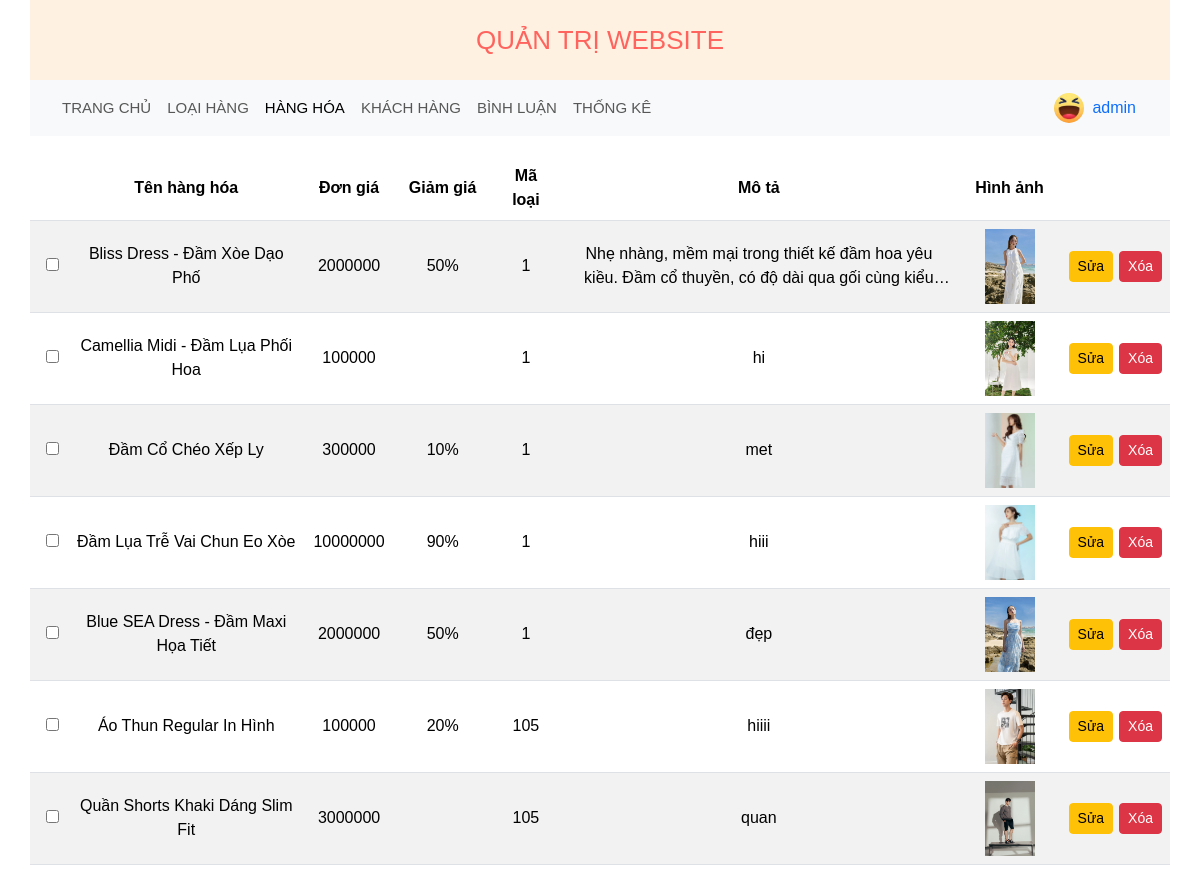
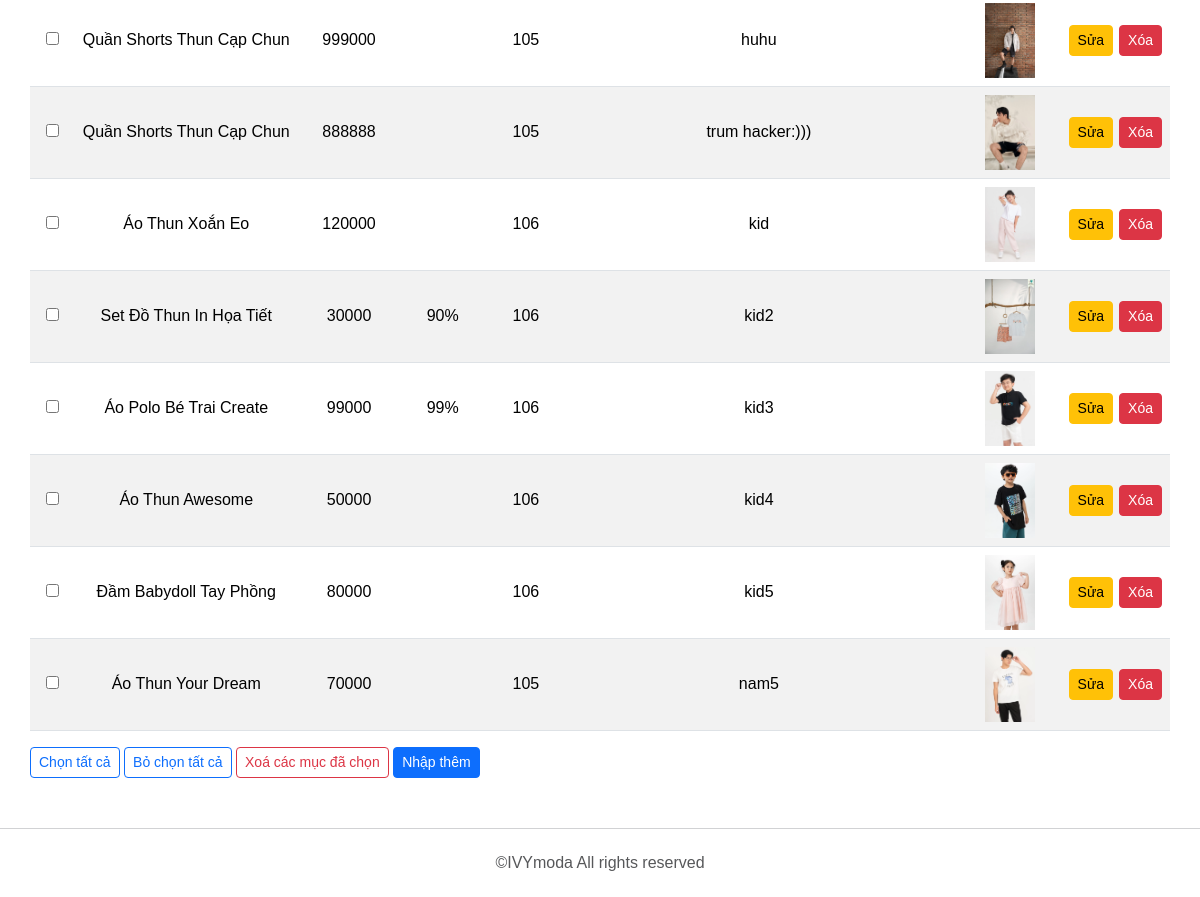
The page /admin/hang-hoa/index.php?btn_list (signed in) on the database its author committed (2 pictures, top to bottom).
### tables this page shows
CREATE TABLE `khach_hang` (
  `ma_khach_hang` int(10) NOT NULL,
  `email` varchar(50) NOT NULL,
  `so_dien_thoai` varchar(15) NOT NULL,
  `mat_khau` varchar(50) NOT NULL,
  `ho_ten` varchar(256) NOT NULL,
  `hinh_anh` varchar(255) DEFAULT NULL,
  `kich_hoat` bit(1) NOT NULL DEFAULT b'1',
  `vai_tro` bit(1) DEFAULT b'0'
);

CREATE TABLE `hang_hoa` (
  `ma_hang_hoa` int(10) NOT NULL,
  `ten_hang_hoa` varchar(256) NOT NULL,
  `hinh_anh` varchar(256) NOT NULL,
  `hinh_anh_nen` varchar(256) NOT NULL,
  `hinh_anh_1` varchar(256) NOT NULL,
  `hinh_anh_2` varchar(256) NOT NULL,
  `don_gia` float NOT NULL,
  `muc_giam_gia` int(5) DEFAULT NULL,
  `ma_loai_hang` int(11) DEFAULT NULL,
  `mo_ta_hang_hoa` text NOT NULL,
  `so_luot_xem` int(10) NOT NULL DEFAULT '0'
);

### admin/hang-hoa/index.php (called while the page is built, shortened)
<?php
require "../../dao/pdo.php";
require "../../dao/hang_hoa.php";
$active = 'hang_hoa';
require "../layout.php";

### dao/pdo.php (called while the page is built, shortened)
<?php
function pdo_get_connection()
{
    $servername = "localhost";
    $username = "root";
    $password = "tacong09032005";
    $dbname = "duanmau";
    try {
        $conn = new PDO("mysql:host=$servername;dbname=$dbname; charset=utf8", $username, $password);
        $conn->setAttribute(PDO::ATTR_ERRMODE, PDO::ERRMODE_EXCEPTION);
        return $conn;
    } catch (PDOException $e) {
        echo "Connection failed: " . $e->getMessage();
    }
}
function pdo_query($sql)
{
    $sql_args = array_slice(func_get_args(), 1);
    try {
        $conn = pdo_get_connection();
        $stmt = $conn->prepare($sql);
        $stmt->execute($sql_args);
        $rows = $stmt->fetchAll();
        return $rows;
    } catch (PDOException $e) {
        throw $e;
    } finally {
        unset($conn);
    }
}
function pdo_query_one($sql)
{
    $sql_args = array_slice(func_get_args(), 1);
    try {
        $conn = pdo_get_connection();
        $stmt = $conn->prepare($sql);
        $stmt->execute($sql_args);
        $row = $stmt->fetch(PDO::FETCH_ASSOC);
        return $row;
    } catch (PDOException $e) {
        throw $e;
    } finally {
        unset($conn);
    }
}

### dao/khach_hang.php (called while the page is built, shortened)
<?php
function user_selectById($id)
{
    $sql = "SELECT * FROM khach_hang WHERE ma_khach_hang = $id";
    return pdo_query_one($sql);
}

### dao/hang_hoa.php (called while the page is built, shortened)
<?php
function hang_selectAll()
{
    $sql = "SELECT * FROM hang_hoa";
    return pdo_query($sql);
}

### admin/hang-hoa/list.php (the view, shortened to what this page needs)
<table class="table table-striped">
    <thead>
        <tr>
            <th scope="col"></th>
            <th scope="col">Tên hàng hóa</th>
            <th scope="col">Đơn giá</th>
            <th scope="col">Giảm giá</th>
            <th scope="col">Mã loại</th>
            <th scope="col">Mô tả</th>
            <th scope="col">Hình ảnh</th>
            <th scope="col"></th>
        </tr>
    </thead>
    <tbody>
        <?php
        require_once '../../dao/pdo.php';
        require_once '../../dao/hang_hoa.php';
        $list = hang_selectAll();
        if (empty($list)) { ?>
            <tr>
                <td colspan="6">Hiện chưa có bản ghi nào</td>
            </tr>
            <?php  } else {
            foreach ($list as $item) { ?>
                <tr>
                    <td><input style="cursor: pointer; margin-left: 8px" type="checkbox" name="" id="" class="checkbox" value="<?php echo $item['ma_hang_hoa'] ?>"></td>
                    <td style="max-width: 263px;">
                        <p style=" word-wrap: break-word; overflow-wrap: break-word; overflow: hidden; -webkit-line-clamp: 2; -webkit-box-orient: vertical; display: -webkit-box; margin-bottom: 0"><?php echo $item['ten_hang_hoa'] ?></p>
                    </td>
                    <td><?php echo $item['don_gia'] ?></td>
                    <td style="width: 100px;"><?php if (isset($item['muc_giam_gia'])) {
                                                    echo $item['muc_giam_gia'] . '%';
                                                } ?></td>
                    <td><?php echo $item['ma_loai_hang'] ?></td>
                    <td style="max-width: 450px;">
                        <p style="word-wrap: break-word; overflow-wrap: break-word; overflow: hidden; -webkit-line-clamp: 2; -webkit-box-orient: vertical; display: -webkit-box; margin-bottom: 0"> <?php echo $item['mo_ta_hang_hoa'] ?></p>
                    </td>
                    <td><img style="margin: 0 18px;" width="50" src="<?php echo $item['hinh_anh'] ?>" alt=""></td>
                    <td>
                        <div style="display: flex; gap: 6px">
                            <button class="btn btn-warning btn-sm"><a style="color: #000" href="?edit&id=<?php echo $item['ma_hang_hoa'] ?>">Sửa</a></button>
                            <button class="btn btn-danger btn-sm"><a style="color: #fff" href="?delete&id=<?php echo $item['ma_hang_hoa'] ?>">Xóa</a></button>
                        </div>
                    </td>
                </tr>
        <?php    }
        }
        ?>
    </tbody>
</table>
<button id="btn-select" class="btn btn-outline-primary btn-sm">Chọn tất cả</button>
<button id="btn-unselect" class="btn btn-outline-primary btn-sm">Bỏ chọn tất cả</button>
<button id="deleteBtn" class="btn btn-outline-danger btn-sm">Xoá các mục đã chọn</button>
<a href="./" class="btn btn-primary btn-sm">Nhập thêm</a>

### admin/layout.php (shortened to what this page needs)
<!DOCTYPE html>
<html lang="en">
<head>
    <link href="https://cdn.jsdelivr.net/npm/bootstrap@5.3.3/dist/css/bootstrap.min.css" rel="stylesheet">
    <link rel="stylesheet" href="../../content/css/style.css" />
</head>
<body style="min-height: 100vh; display: flex; flex-direction:column;">
    <?php
    if (isset($_SESSION['user-id'])) { ?>
        <header id="header" style="position: unset;">
            <div class="container" style="background-color: rgba(255, 228, 196, 0.5);  justify-content: flex-end;">
                <div class="logo">
                    <p style="padding: 24px; text-align: center; font-size: 26px; font-weight: 500;
                color: #ff000096; margin: 0;">QUẢN TRỊ WEBSITE</p>
                </div>
            </div>
        </header>
        <main id="main" style="padding-top: 0; border: none;">
            <section class="container" style="padding: 0;">
                <nav class="navbar navbar-expand-lg bg-body-tertiary" style="padding: 8px 12px;">
                    <div class="container-fluid">
                        <div class="collapse navbar-collapse" id="navbarNavDropdown">
                            <ul class="navbar-nav" style="font-size: 15px">
                                <li class="nav-item">
                                    <a class="nav-link" aria-current="page" href="../">TRANG CHỦ</a>
                                </li>
                                <li class="nav-item">
                                    <a class="nav-link  <?php if ($active == 'loai_hang') {
                                                            echo 'active';
                                                        } ?>" href="../loai-hang">LOẠI HÀNG</a>
                                </li>
                                <li class="nav-item">
                                    <a class="nav-link <?php if ($active == 'hang_hoa') {
                                                            echo 'active';
                                                        } ?>" href="../hang-hoa">HÀNG HÓA</a>
                                </li>
                                <li class="nav-item">
                                    <a class="nav-link <?php if ($active == 'khach_hang') {
                                                            echo 'active';
                                                        } ?>" href="../khach-hang">KHÁCH HÀNG</a>
                                </li>
                                <li class="nav-item">
                                    <a class="nav-link <?php if ($active == 'binh_luan') {
                                                            echo 'active';
                                                        } ?>" href="../binh-luan">BÌNH LUẬN</a>
                                </li>
                                <li class="nav-item">
                                    <a class="nav-link <?php if ($active == 'thong_ke') {
                                                            echo 'active';
                                                        } ?>" href="../thong-ke">THỐNG KÊ</a>
                                </li>
                            </ul>
                        </div>
                        <div class="right-header">
                            <div class="header-action" style="display: flex; align-items: center; gap: 8px;">
                                <?php
                                require_once "../../dao/pdo.php";
                                require_once "../../dao/khach_hang.php";
                                $id = $_SESSION['user-id'];
                                $user = user_selectById($id);
                                ?>
                                <img src="<?php echo $user['hinh_anh'] ?>" alt="" style="width: 30px; height: 30px; border-radius: 50%;">
                                <a href="#" style="margin-right: 10px;">
                                    <?php echo $user['ho_ten']; ?>
                                </a>
                            </div>
                        </div>
                    </div>
                </nav>
            </section>
        </main>
        <main id="main" style="padding-top: 20px; border: none; padding-bottom: 50px">
            <section class="container" style="padding: 0;">
                <?php include $VIEW_NAME; ?>
            </section>
        </main>
        <footer id="footer" style="border-top: 1px solid #d1d2d4; margin-top: auto;">
            <div class="copy-right">©IVYmoda All rights reserved</div>
        </footer>
    <?php    } else { ?>
        <h1>Cần có quyền admin để truy cập trang này</h1>
    <?php }
    ?>
</body>
</html>

### content/css/style.css (style rules this page uses)
* { margin: 0; padding: 0; box-sizing: border-box; font-family: "Montserrat", sans-serif; }
body { font-size: 16px; line-height: 24px; }
ul li { list-style: none; }
a { text-decoration: none; }
.container { width: 1380px; padding-right: 15px; padding-left: 15px; margin-left: auto; margin-right: auto; }
#header { position: fixed; top: 0; left: 0; right: 0; background-color: #fff; z-index: 20; }
#header .container { display: flex; position: relative; align-items: center; justify-content: space-between; height: 80px; }
#header .logo { position: absolute; top: 50%; left: 50%; transform: translate(-50%, -50%); }
#header .container::after { content: ""; width: calc(100% - 30px); height: 1px; background: #e7e8e9; position: absolute; bottom: 0; left: 50%; transform: translateX(-50%); }
#main { border-bottom: 1px solid #d1d2d4; padding-top: 80px; }
#footer { padding: 24px 0; }
#footer .copy-right { font-size: 16px; line-height: 20px; color: #57585a; text-align: center; }

### admin/layout.php (style rules this page uses)
#header .container::after { content: none; }

### admin/hang-hoa/list.php (style rules this page uses)
td, th { align-content: center; text-align: center; }

### rows shown on the page
khach_hang: hinh_anh (picture), ho_ten "admin"
hang_hoa: ten_hang_hoa "Bliss Dress - Đầm Xòe Dạo Phố", don_gia "2000000", muc_giam_gia "50", ma_loai_hang "1", mo_ta_hang_hoa "Nhẹ nhàng, mềm mại trong thiết kế đầm hoa yêu kiều. Đầm cổ thuyền, có độ dài qua gối cùng…", hinh_anh (picture)
hang_hoa: ten_hang_hoa "Camellia Midi - Đầm Lụa Phối Hoa", don_gia "100000", ma_loai_hang "1", mo_ta_hang_hoa "hi", hinh_anh (picture)
hang_hoa: ten_hang_hoa "Đầm Cổ Chéo Xếp Ly", don_gia "300000", muc_giam_gia "10", ma_loai_hang "1", mo_ta_hang_hoa "met", hinh_anh (picture)
hang_hoa: ten_hang_hoa "Đầm Lụa Trễ Vai Chun Eo Xòe", don_gia "10000000", muc_giam_gia "90", ma_loai_hang "1", mo_ta_hang_hoa "hiii", hinh_anh (picture)
hang_hoa: ten_hang_hoa "Blue SEA Dress - Đầm Maxi Họa Tiết", don_gia "2000000", muc_giam_gia "50", ma_loai_hang "1", mo_ta_hang_hoa "đẹp", hinh_anh (picture)
hang_hoa: ten_hang_hoa "Áo Thun Regular In Hình", don_gia "100000", muc_giam_gia "20", ma_loai_hang "105", mo_ta_hang_hoa "hiiii", hinh_anh (picture)
hang_hoa: ten_hang_hoa "Quần Shorts Khaki Dáng Slim Fit", don_gia "3000000", ma_loai_hang "105", mo_ta_hang_hoa "quan", hinh_anh (picture)
hang_hoa: ten_hang_hoa "Quần Shorts Thun Cạp Chun", don_gia "999000", ma_loai_hang "105", mo_ta_hang_hoa "huhu", hinh_anh (picture)
hang_hoa: ten_hang_hoa "Quần Shorts Thun Cạp Chun", don_gia "888888", ma_loai_hang "105", mo_ta_hang_hoa "trum hacker:)))", hinh_anh (picture)
hang_hoa: ten_hang_hoa "Áo Thun Xoắn Eo", don_gia "120000", ma_loai_hang "106", mo_ta_hang_hoa "kid", hinh_anh (picture)
hang_hoa: ten_hang_hoa "Set Đồ Thun In Họa Tiết", don_gia "30000", muc_giam_gia "90", ma_loai_hang "106", mo_ta_hang_hoa "kid2", hinh_anh (picture)
hang_hoa: ten_hang_hoa "Áo Polo Bé Trai Create", don_gia "99000", muc_giam_gia "99", ma_loai_hang "106", mo_ta_hang_hoa "kid3", hinh_anh (picture)
hang_hoa: ten_hang_hoa "Áo Thun Awesome", don_gia "50000", ma_loai_hang "106", mo_ta_hang_hoa "kid4", hinh_anh (picture)
hang_hoa: ten_hang_hoa "Đầm Babydoll Tay Phồng", don_gia "80000", ma_loai_hang "106", mo_ta_hang_hoa "kid5", hinh_anh (picture)
hang_hoa: ten_hang_hoa "Áo Thun Your Dream", don_gia "70000", ma_loai_hang "105", mo_ta_hang_hoa "nam5", hinh_anh (picture)
